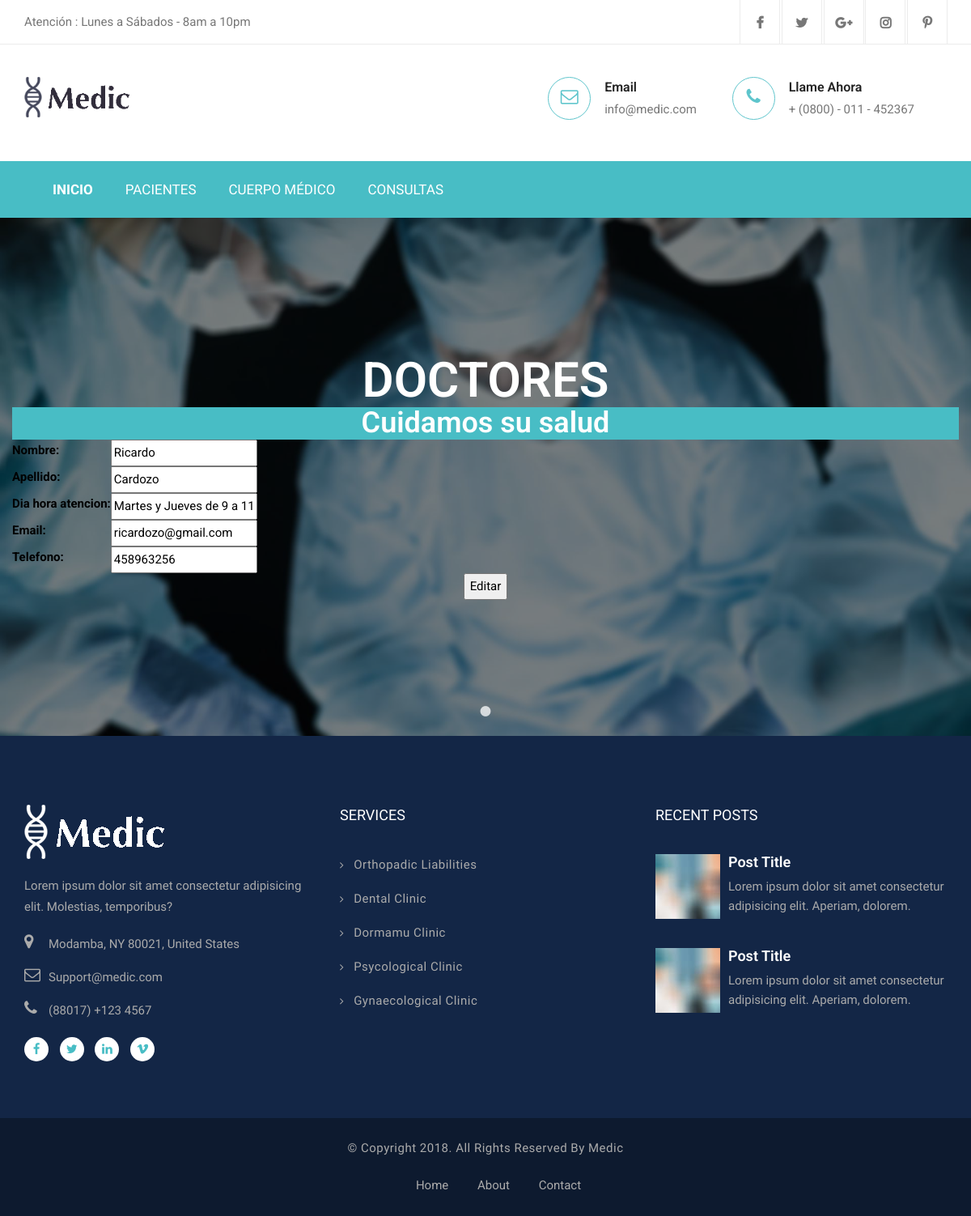
/AppGestionClinica/editarDoctor/Ricardo/, run on the app's committed database.
### AppGestionClinica/models.py (models this page shows, shortened)
class Doctores(models.Model):
    nombre = models.CharField(max_length=30)
    apellido = models.CharField(max_length=30)
    dia_hora_atencion = models.CharField(max_length=40)
    email = models.EmailField()
    telefono = models.IntegerField()

### AppGestionClinica/views.py (the view)
# urls.py: path('editarDoctor/<doctor_nombre>/', views.editarDoctor, name="EditarDoctor"),
def editarDoctor(request, doctor_nombre):
    doctor = Doctores.objects.get(nombre = doctor_nombre)
    if request.method == "POST":
        miFormulario = DoctoresFormulario(request.POST)
        if miFormulario.is_valid():
            informacion = miFormulario.cleaned_data
            doctor.nombre = informacion['nombre']
            doctor.apellido = informacion['apellido']
            doctor.dia_hora_atencion = informacion['dia_hora_atencion']
            doctor.email = informacion['email']
            doctor.telefono = informacion['telefono']
            doctor.save()
            doctores = Doctores.objects.all()
            contexto = {"doctores": doctores}
            return render(request, "AppGestionClinica/leerDoctores.html",contexto)
        else:
            return HttpResponse("Formulario incorrecto!")
    else:
        miFormulario = DoctoresFormulario(initial = {'nombre': doctor.nombre, 'apellido' : doctor.apellido,
                                                    'dia_hora_atencion' : doctor.dia_hora_atencion, 'email': doctor.email,
                                                    'telefono' : doctor.telefono})
        return render(request, "AppGestionClinica/editarDoctor.html", {"miFormulario": miFormulario, "doctor_nombre" : doctor_nombre})

### AppGestionClinica/forms.py
class DoctoresFormulario(forms.Form):
    nombre = forms.CharField(max_length=30)
    apellido = forms.CharField(max_length=30)
    dia_hora_atencion = forms.CharField(max_length=40)
    email = forms.EmailField()
    telefono = forms.IntegerField()

### AppGestionClinica/templates/AppGestionClinica/editarDoctor.html (shortened to what this page needs)
{% extends "AppGestionClinica/padre.html" %}
{% load static %}
{% block contenido_1 %}
    <h2 class="text-white text-bold mb-2">DOCTORES</h2>
    <h1 style="color: white; background-color: #48bdc5;" >Cuidamos su salud</h1>
    <form action="" method="POST" style="color: black">
        <Table>
            {{ miFormulario.as_table }}
        </Table>
        <input type="submit" value="Editar" style="color: black;">
    </form>
{% endblock %}

### AppGestionClinica/static/AppGestionClinica/css/style.css (style rules this page uses)
body { line-height: 1.4; font-family: "Source Sans Pro", sans-serif; -webkit-font-smoothing: antialiased; }
h1, h2, h3, h4, h5, h6 { font-family: "Roboto", sans-serif; font-weight: 600; }
body { font-size: 15px; color: #777777; line-height: 1.8em; font-weight: 400; background: #ffffff; background-size: cover; background-repeat: no-repeat; background-position: center top; -webkit-font-smoothing: antialiased; font-family: "Roboto", sans-serif; }
h1, h2, h3, h4, h5, h6 { margin: 0px; }
input, button, select, textarea { font-family: "Roboto", sans-serif; }
.hero-slider .content.style h2 { font-size: 60px; }
.hero-slider .content h2 { font-size: 35px; text-transform: capitalize; font-weight: 600; font-family: "Roboto", sans-serif; color: #fff; }

### data on the page
Doctores: nombre "Ricardo", apellido "Cardozo", dia_hora_atencion "Martes y Jueves de 9 a 11", email "ricardozo@gmail.com", telefono "458963256"
